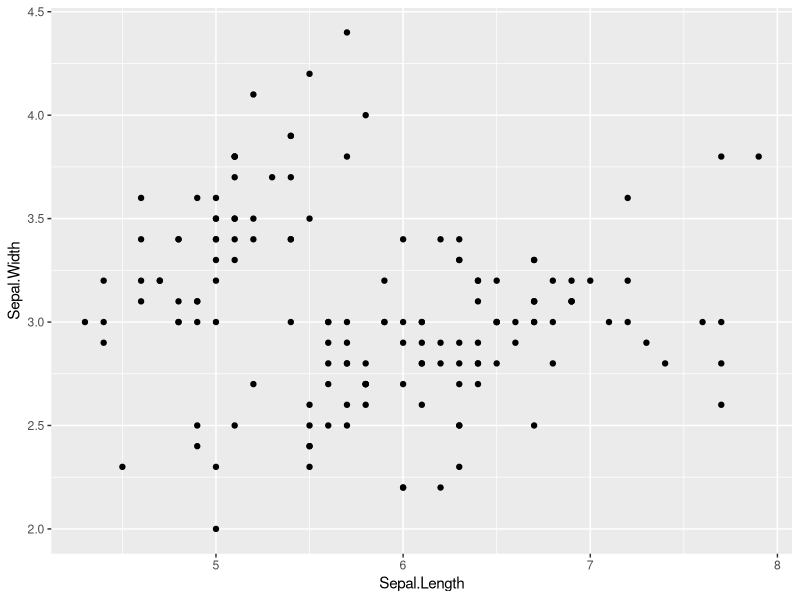
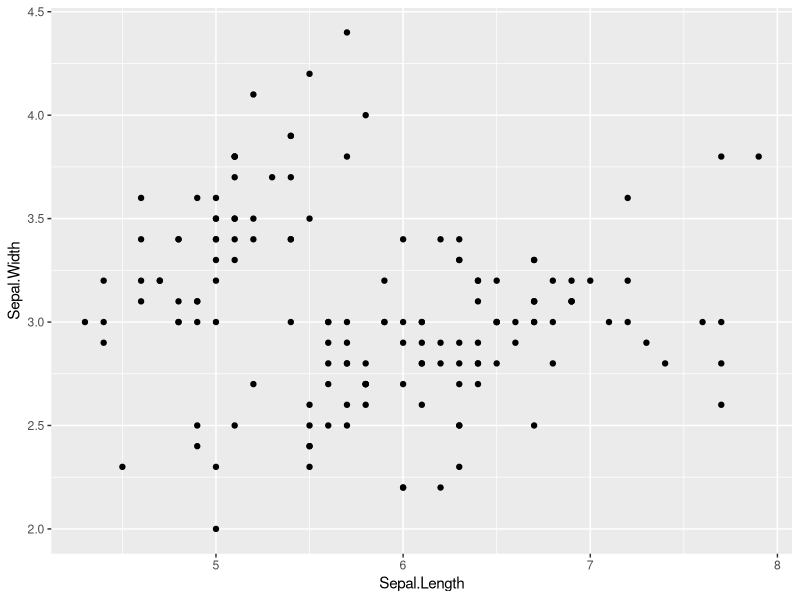
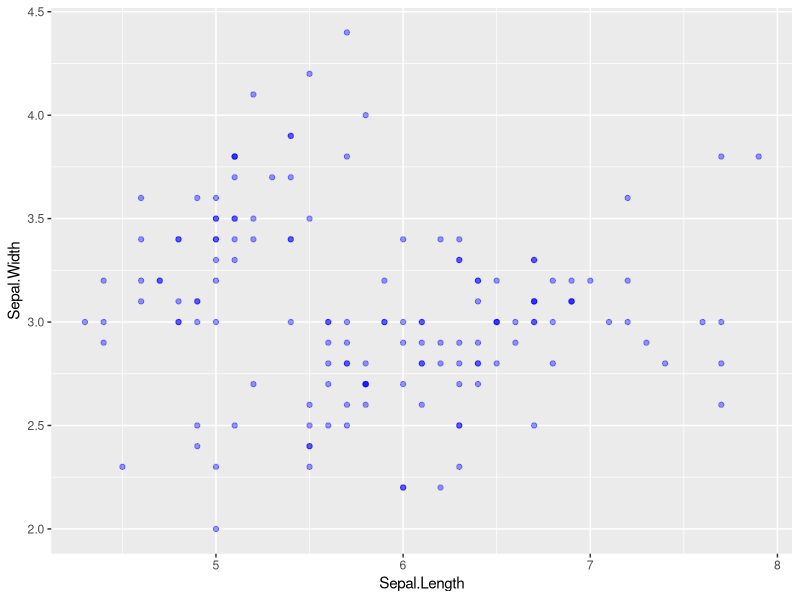
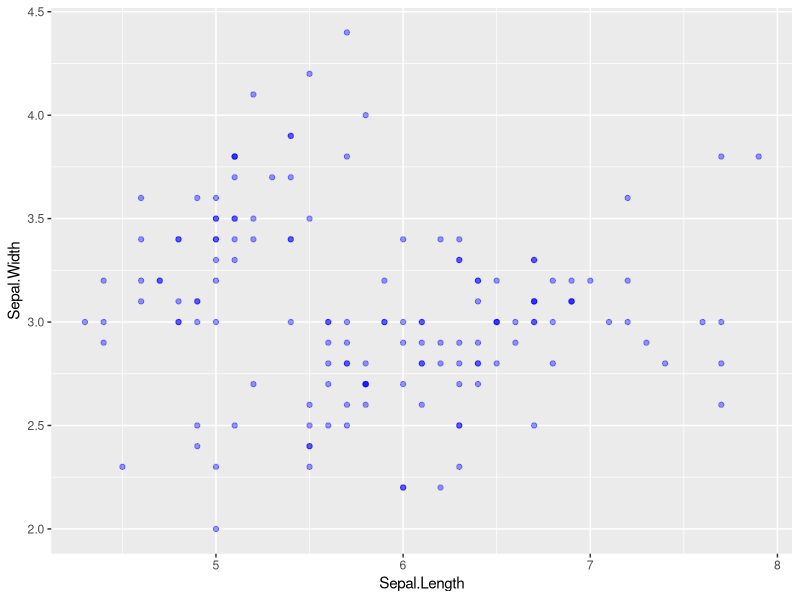
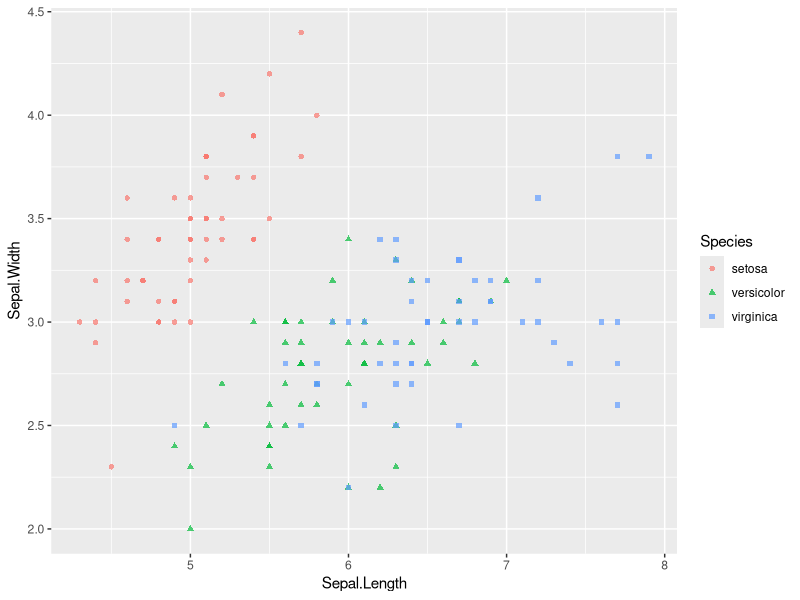
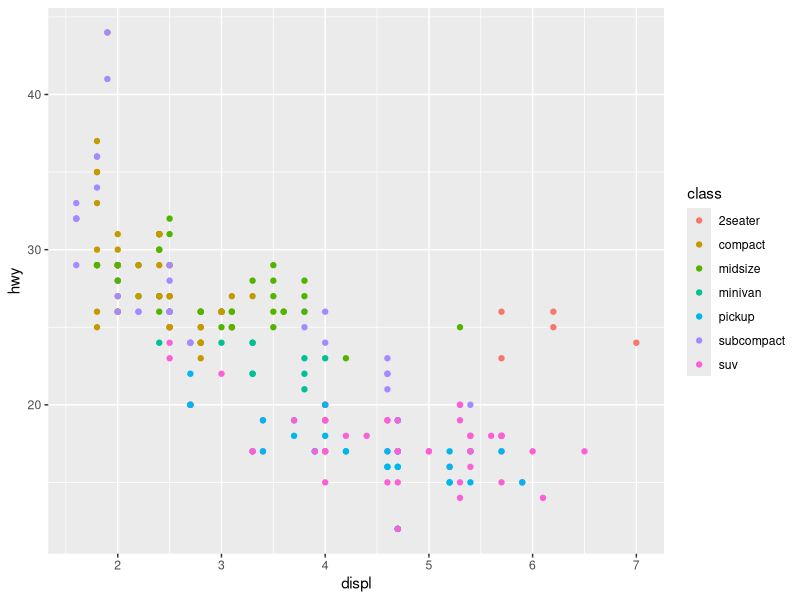
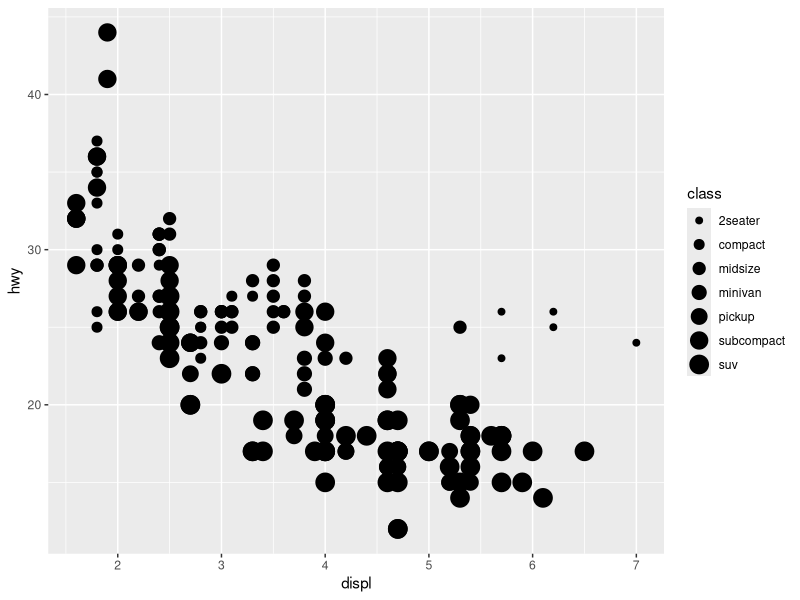
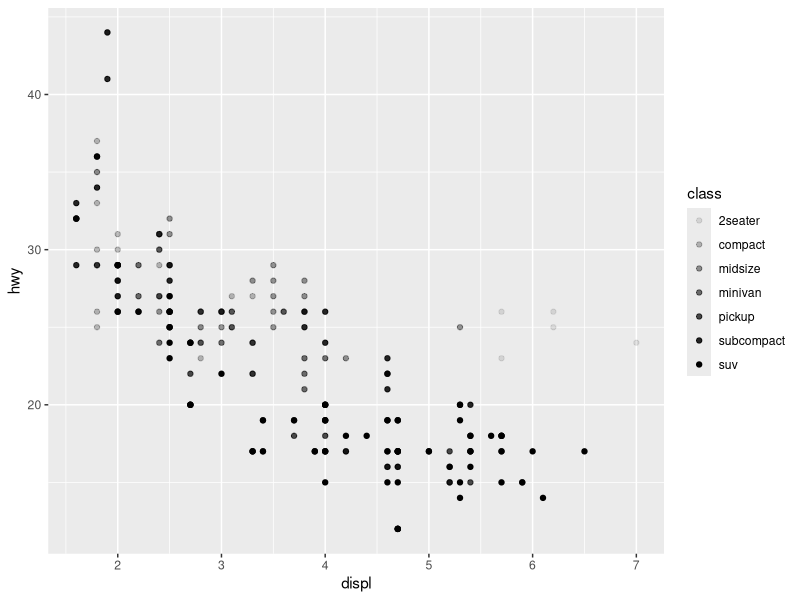

Write the R code that produced these figures, in order.
## ---- chunk 1
library(ggplot2)
library(tidyverse)


iris
ggplot(data=iris)+
  geom_point(mapping = aes(x= Sepal.Length, 
  y= Sepal.Width))
ggplot(data=iris, aes(x= Sepal.Length, 
        y= Sepal.Width))+ geom_point()



iris
ggplot(data=iris)+
  geom_point(mapping = aes(x= Sepal.Length, 
  y= Sepal.Width),alpha=0.4,color= "blue")
ggplot(data=iris, aes(x= Sepal.Length, 
    y= Sepal.Width))+ geom_point(alpha=0.4,color= "blue")


ggplot(data=iris, aes(x= Sepal.Length, 
    y= Sepal.Width))+ geom_point(alpha=0.7,aes(color= Species,
        shape= Species))

ggplot(data=mpg)+ geom_point(mapping = aes(x= displ, 
      y= hwy,color=class))

ggplot(data=mpg)+ geom_point(mapping = aes(x= displ, 
                                           y= hwy,size=class))

ggplot(data=mpg)+ geom_point(mapping = aes(x= displ, 
                                           y= hwy,alpha=class))

ggplot(data=mpg)+ geom_point(mapping = aes(x= displ, 
                                           y= hwy,shape=class))


ggplot(data=mpg)+ geom_point(mapping = aes(x= displ, 
                                           y= hwy),color="blue")



